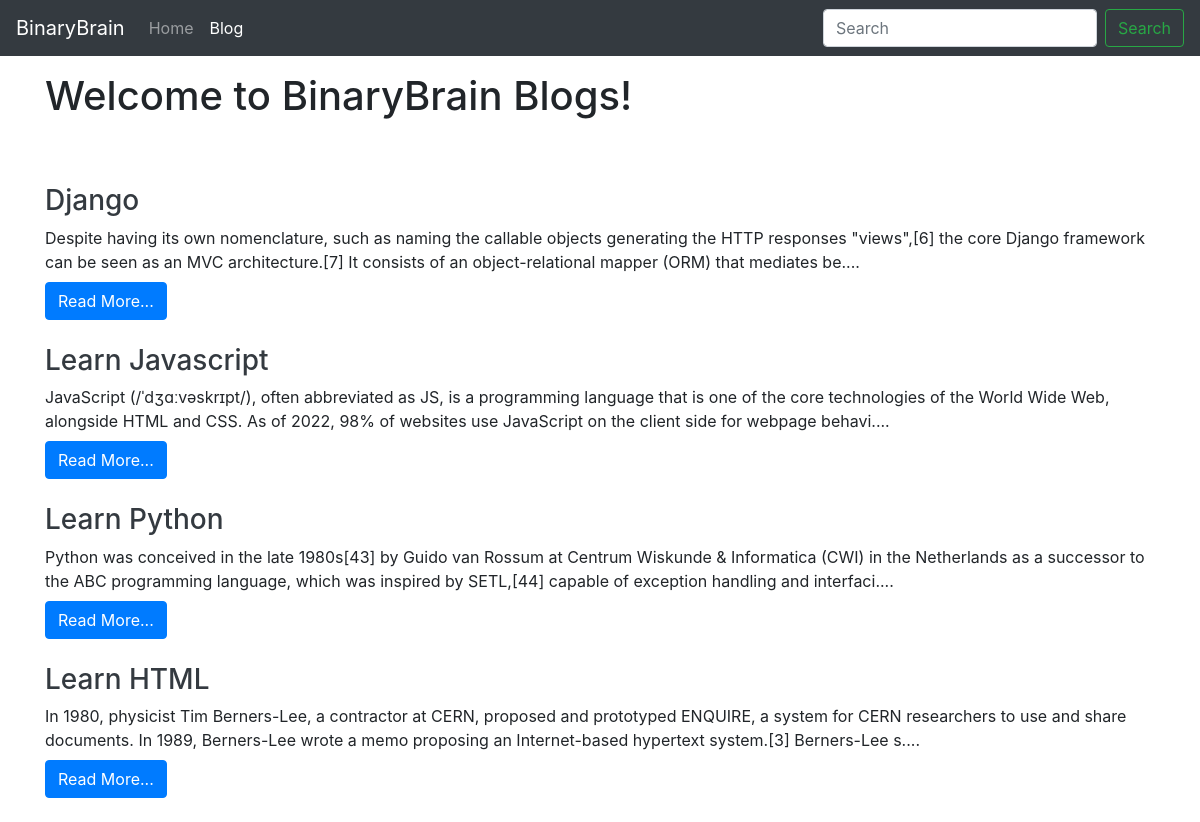
Screenshot of /blog/ with the database file from the repository.
### blog/models.py (models this page shows, shortened)
class Blog(models.Model):
    sno = models.AutoField(primary_key=True)
    title = models.CharField(max_length=200)
    content = models.TextField()
    slug = models.CharField(max_length=100)
    time = models.DateTimeField(auto_now_add=True)

### blog/views.py (the view)
# urls.py: 2. Add a URL to urlpatterns:  path('blog/', include('blog.urls'))
def blog(request):
    blogs = Blog.objects.all()
    context = {'blogs': blogs}
    return render(request, "bloghome.html", context)

### templates/bloghome.html
{% extends 'base.html' %}
{% block blogactive %}active{% endblock blogactive %}
{% block body %}
<div class="container">
<h1 class="my-3">Welcome to BinaryBrain Blogs!</h1>
<br>
{% for blog in blogs %}
<div class="my-4">
    <h3 class="my-2"><a href="/blogpost/{{blog.slug}}" class="text-dark">{{blog.title}}</a></h3>
    <div class="my-2">
        {{blog.content|slice:245}}....
    </div>
    <a href="/blogpost/{{blog.slug}}" class="text-dark">
        <button class="btn btn-primary">
            Read More...
        </button>
    </a>
  </div>
{% endfor %}
</div>
{% endblock body %}

### templates/base.html (shortened to what this page needs)
<!doctype html>
<html lang="en">
  <head>
    <link rel="stylesheet" href="https://cdn.jsdelivr.net/npm/bootstrap@4.3.1/dist/css/bootstrap.min.css">
  </head>
  <body>
    <nav class="navbar navbar-expand-lg navbar-dark bg-dark">
        <a class="navbar-brand" href="#">BinaryBrain</a>
        <div class="collapse navbar-collapse" id="navbarSupportedContent">
          <ul class="navbar-nav mr-auto">
            <li class="nav-item {% block homeactive %}{% endblock homeactive %}">
              <a class="nav-link" href="/">Home <span class="sr-only">(current)</span></a>
            </li>
            <li class="nav-item {% block blogactive %}{% endblock blogactive %}">
              <a class="nav-link" href="/blog">Blog</a>
            </li>
          </ul>
          <form action="/search" method="get" class="form-inline my-2 my-lg-0">
            <input class="form-control mr-sm-2" type="search" placeholder="Search" aria-label="Search">
            <button class="btn btn-outline-success my-2 my-sm-0" type="submit">Search</button>
          </form>
        </div>
      </nav>
    {% block body %}{% endblock body %}
  </body>
</html>

### rows the page displays
Blog: title "Django", content "Despite having its own nomenclature, such as naming the callable objects generating the HTTP responses \"views\",[6] the core Django framework can be seen as an MVC architecture.[7] It consists of an object-relational mapper (ORM) that mediates be"
Blog: title "Learn Javascript", content "JavaScript (/ˈdʒɑːvəskrɪpt/), often abbreviated as JS, is a programming language that is one of the core technologies of the World Wide Web, alongside HTML and CSS. As of 2022, 98% of websites use JavaScript on the client side for webpage behavi"
Blog: title "Learn Python", content "Python was conceived in the late 1980s[43] by Guido van Rossum at Centrum Wiskunde & Informatica (CWI) in the Netherlands as a successor to the ABC programming language, which was inspired by SETL,[44] capable of exception handling and interfaci"
Blog: title "Learn HTML", content "In 1980, physicist Tim Berners-Lee, a contractor at CERN, proposed and prototyped ENQUIRE, a system for CERN researchers to use and share documents. In 1989, Berners-Lee wrote a memo proposing an Internet-based hypertext system.[3] Berners-Lee s"
